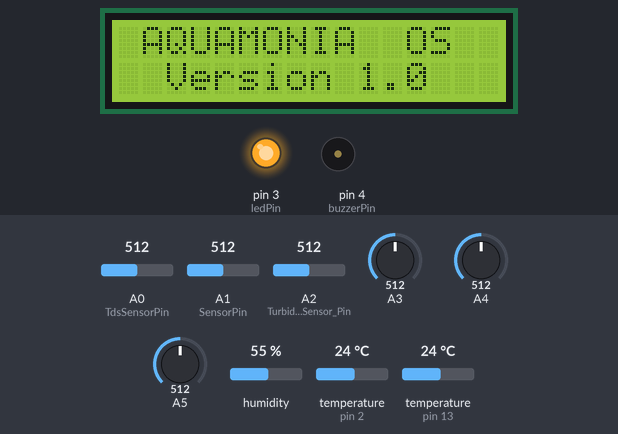
Simulated run of this sketch. Board: Arduino Uno, built with avr-gcc and run on an emulated ATmega328P. Shown: 16×2 character LCD, output pins drawn as LEDs (lit = HIGH), buzzer (waves = sounding). The test bench sets the inputs (shaded band); at power-on: temperature (sensors on pin 2, pin 13) 24 °C, A0 (TdsSensorPin) = 512, A1 (SensorPin) = 512, A2 (Turbidity_Sensor_Pin) = 512, A3 = 512, A4 = 512, A5 = 512, humidity 55 %. What the sketch prints to the serial monitor is not drawn.

Above: at 0.4 s.
At 3.4 s:
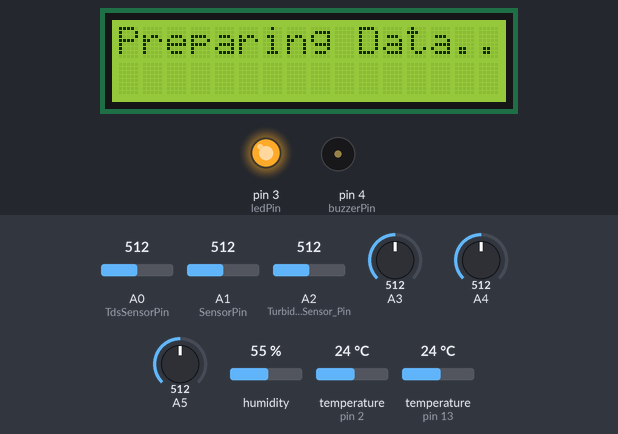
7.6 s: temperature (sensor on pin 2) set to 12 °C
At 19.1 s:
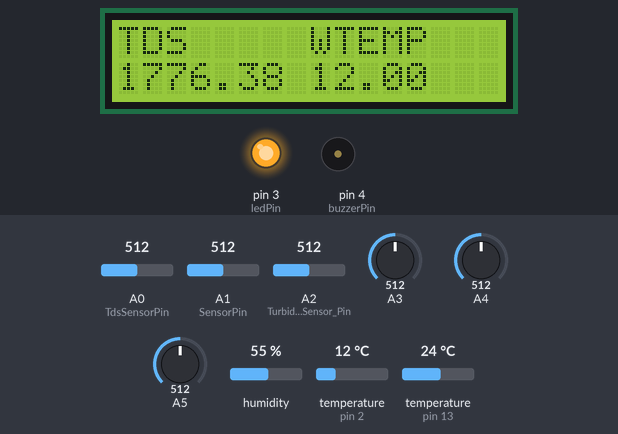
31.7 s: A0 (TdsSensorPin) set to 390
At 42.9 s:
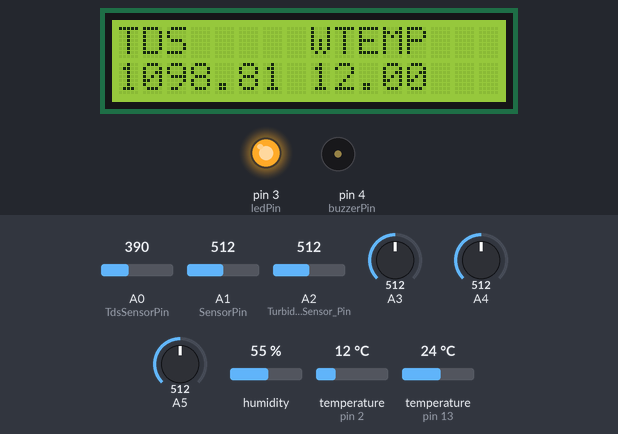
Timing chart, 0 to 44.4 s (numbered marks = the images above; inputs shaded):
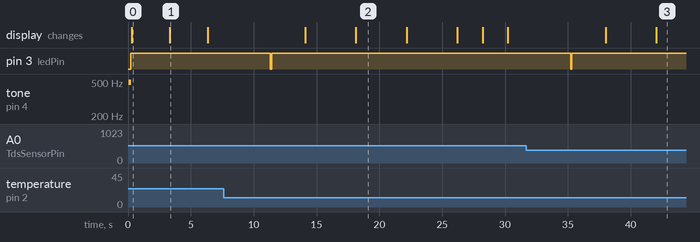

The sketch:

aquamonia_arduino.ino
```cpp
#include <Arduino.h>
#include <Wire.h>
#include <LiquidCrystal_I2C.h>
LiquidCrystal_I2C lcd(0x27, 16, 2);

#include "helper_function.h"
#include "sr01_dht11_function.h"
#include "sr02_tds_function.h"
#include "sr03_turbidity_function.h"
#include "sr04_water_temp_function.h"
#include "sr05_ph_function.h"
#include "sr06_sending_data.h"
#include "sr07_add_ultrasonic.h"


const int ledPin = 3;
const int buzzerPin = 4;
const int intervalSendEsp = 10;
unsigned long previousMillis = 0;
float temps, hums, tdss, trbds, trbdsVolt, wtemps, wlevels, phs;
float inputVoltage1, inputVoltage2, inputVoltage3, inputVoltage4, inputVoltage5, inputVoltage6;

void setup() {
  Serial.begin(9600);
  setup_sending_data();
  setupHelper(ledPin,buzzerPin);
  buzzerSingleBeep(buzzerPin, 1);
  powerOnLED(ledPin);
  lcd.init();
  lcd.backlight();
  lcd.setCursor(1, 0);
  lcd.print("AQUAMONIA  OS");
  lcd.setCursor(2, 1);
  lcd.print("Version 1.0");
  delay(3000);
  lcd.clear();
  lcd.print("Preparing Data...");
  delay(3000);
  lcd.clear();
}

void loop() {
  int analogValue1 = analogRead(A0);
  inputVoltage1 = (analogValue1 * 5.0) / 1024.0;

  int analogValue2 = analogRead(A1);
  inputVoltage2 = (analogValue2 * 5.0) / 1024.0;

  int analogValue3 = analogRead(A2);
  inputVoltage3 = (analogValue3 * 5.0) / 1024.0;

  int analogValue4 = analogRead(A3);
  inputVoltage4 = (analogValue4 * 5.0) / 1024.0;

  int analogValue5 = analogRead(A4);
  inputVoltage5 = (analogValue5 * 5.0) / 1024.0;

  int analogValue6 = analogRead(A5);
  inputVoltage6 = (analogValue6 * 5.0) / 1024.0;

  //Serial.print("Read 1 : ");
  //Serial.print(analogValue1);
  //Serial.print(" || ");
  //Serial.println(inputVoltage1);

  //Serial.print("Read 2 : ");
  //Serial.print(analogValue2);
  //Serial.print(" || ");
  //Serial.println(inputVoltage2);

  //Serial.print("Read 3 : ");
  //Serial.print(analogValue3);
  //Serial.print(" || ");
  //Serial.println(inputVoltage3);

  //Serial.print("Read  4 : ");
  //Serial.print(analogValue4);
  //Serial.print(" || ");
  //Serial.println(inputVoltage4);

  //Serial.print("Read 5 : ");
  //Serial.print(analogValue5);
  //Serial.print(" || ");
  //Serial.println(inputVoltage5);

  //Serial.print("Read 6 : ");
  //Serial.print(analogValue6);
  //Serial.print(" || ");
  //Serial.println(inputVoltage6);

  unsigned long currentMillis = millis();
  if (currentMillis - previousMillis >= intervalSendEsp) {
    loop_sending_data();
    powerOffLED(ledPin);
    delay(100);
    powerOnLED(ledPin);
  }
  printLCD();
}

void printLCD(){
  temps = readTemperature();
  hums = readHumidity();
  tdss = read_tds_value();
  trbds = read_turbidity_value(1);
  trbdsVolt = read_turbidity_value(2);
  wtemps = read_water_temp_value();
  phs = read_ph_return();
  wlevels = -1;
  String water_level = String(wlevels);
  String ipAdd = recieveIP();

  lcd.setCursor(0, 0);
  lcd.print("TEMP");
  lcd.setCursor(0, 1);
  lcd.print(temps);
  lcd.setCursor(8, 0);
  lcd.print("HUM");
  lcd.setCursor(8, 1);
  lcd.print(hums);
  delay(4000);
  lcd.clear();
  lcd.setCursor(0, 0);
  lcd.print("TDS");
  lcd.setCursor(0, 1);
  lcd.print(tdss);
  lcd.setCursor(8, 0);
  lcd.print("WTEMP");
  lcd.setCursor(8, 1);
  lcd.print(wtemps);
  delay(4000);
  lcd.clear();
  lcd.setCursor(0, 0);
  lcd.print("V TURB");
  lcd.setCursor(0, 1);
  lcd.print(trbdsVolt);
  lcd.setCursor(8, 0);
  lcd.print("TURB");
  lcd.setCursor(8, 1);
  lcd.print(trbds);
  delay(4000);
  lcd.clear();
  lcd.setCursor(0, 0);
  lcd.print("PH");
  lcd.setCursor(0, 1);
  lcd.print(phs);
  lcd.setCursor(8, 0);
  lcd.print("W LEVEL");
  lcd.setCursor(8, 1);
  lcd.print(water_level + " CM");
  delay(2000);
  lcd.clear();
  lcd.setCursor(0, 0);
  lcd.print("IP Address");
  lcd.setCursor(0, 1);
  lcd.print(ipAdd);
  delay(2000);
  lcd.clear();
}
```

helper_function.cpp
```cpp
#include "helper_function.h"
int j;

void setupHelper(byte pin, byte buzzerPin){
  pinMode(pin, OUTPUT);
  pinMode(buzzerPin, OUTPUT);
}

void powerOnLED(byte pin){
  digitalWrite(pin, HIGH);
}

void powerOffLED(byte pin){
  digitalWrite(pin, LOW);
}

void buzzerSingleBeep(byte buzzerPin, byte first){
for (j=1;j<=100;j=j+1){
  digitalWrite(buzzerPin, HIGH);
  delay(first);
  digitalWrite(buzzerPin, LOW);
  delay(first);
}
}

void buzzerDoubleBeep(byte buzzerPin, byte first, byte second){
for (j=1;j<=100;j=j+1){
  digitalWrite(buzzerPin, HIGH);
  delay(first);
  digitalWrite(buzzerPin, LOW);
  delay(first);
}
for (j=1; j<=100;j=j+1){
  digitalWrite(buzzerPin, HIGH);
  delay(second);
  digitalWrite(buzzerPin, LOW);
  delay(second);
}
}

void buzzerTones(byte buzzerPin){
  tone(buzzerPin, 262); delay(500);
  tone(buzzerPin, 294); delay(500);
  tone(buzzerPin, 330); delay(500);
  tone(buzzerPin, 349); delay(500);
  tone(buzzerPin, 395); delay(500);
  tone(buzzerPin, 440); delay(500);
  tone(buzzerPin, 494); delay(500);
  tone(buzzerPin, 523); delay(500);
}
```

helper_function.h
```cpp
#ifndef HELPER_FUNCTION_H
#define HELPER_FUNCTION_H
#include <Arduino.h>

void setupHelper(byte pin, byte buzzerPin);

void powerOnLED(byte pin);
void powerOffLED(byte pin);

void buzzerSingleBeep(byte pin, byte first);
void buzzerDoubleBeep(byte pin, byte first, byte second);
void buzzerTones();

#endif
```

sr01_dht11_function.cpp
```cpp
#include "DHT.h"
#include "sr01_dht11_function.h"

#define DHTPIN 13
#define DHTTYPE DHT11

DHT dht11(DHTPIN, DHTTYPE);

void setup_dht(){
  dht11.begin();
}

void read_dht_11(){
  float h1 = dht11.readHumidity();
  float t1 = dht11.readTemperature();

  if (isnan(h1) || isnan(t1)) {
      float h1 = 0;
      float t1 = 0;
      Serial.print(t1);
      Serial.print(" | ");
      Serial.println(h1);
  } else {
      Serial.print(t1);
      Serial.print(" | ");
      Serial.println(h1);
  }
}

float readTemperature() {
  float temperature = dht11.readTemperature(); // read temperature value
  if (isnan(temperature)){
     temperature = 0;
  }
  return temperature; // return the temperature value
}

float readHumidity() {
  float humidity = dht11.readHumidity(); // read humidity value
  if (isnan(humidity)){
     humidity = 0;
  }
  return humidity; // return the humidity value
}
```

sr01_dht11_function.h
```cpp
#ifndef SR01_DHT11_FUNCTION_H
#define SR01_DHT11_FUNCTION_H
#include <Arduino.h>

void setup_dht();
void read_dht_11();
float readTemperature();
float readHumidity();

#endif
```

sr02_tds.function.cpp
```cpp
#include <Arduino.h>
#include "GravityTDS.h"
#include "sr04_water_temp_function.h"

#define TdsSensorPin A0
GravityTDS gravityTds;


float tdsValue = 0;


void setup_tds(){
    gravityTds.setPin(TdsSensorPin);
    gravityTds.setAref(5.0);  //reference voltage on ADC, default 5.0V on Arduino UNO
    gravityTds.setAdcRange(1024);  //1024 for 10bit ADC;4096 for 12bit ADC
    gravityTds.begin();  //initialization
}

void read_tds(){
}

float read_tds_value(){
    float temperature = read_water_temp_value() > 0 ? read_water_temp_value() : 0;
    gravityTds.setTemperature(temperature);  // set the temperature and execute temperature compensation
    gravityTds.update();  //sample and calculate
    if (isnan(temperature) || temperature == -1 || temperature == 0)  {
      tdsValue=-1;
    }
    else {
      tdsValue = gravityTds.getTdsValue();
    }
    return tdsValue; // return the humidity value
}
```

sr02_tds_function.h
```cpp
#ifndef SR02_TDS_FUNCTION_H
#define SR02_TDS_FUNCTION_H
#include <Arduino.h>

void setup_tds();
void read_tds();
float read_tds_value();

#endif
```

sr03_turbidity_function.cpp
```cpp
#include <Arduino.h>
int Turbidity_Sensor_Pin = A2;
float Turbidity_Sensor_Voltage;
int samples = 800;
float ntu; // Nephelometric Turbidity Units
float ntuValue;

void setup_turbidity(){
  pinMode(Turbidity_Sensor_Pin, INPUT);
}

float round_to_dp( float in_value, int decimal_place )
{
  float multiplier = powf( 10.0f, decimal_place );
  in_value = roundf( in_value * multiplier ) / multiplier;
  return in_value;
}

float read_turbidity_value(byte type)
{
  Turbidity_Sensor_Voltage = 0;
  for(int i=0; i<samples; i++)
    {
        Turbidity_Sensor_Voltage += ((float)analogRead(Turbidity_Sensor_Pin)/1023)*5;
    }
  Turbidity_Sensor_Voltage = Turbidity_Sensor_Voltage/samples;
  Turbidity_Sensor_Voltage = round_to_dp(Turbidity_Sensor_Voltage,2);
  if(Turbidity_Sensor_Voltage < 2.5){
      ntu = -1;
    }else{
      ntu = -1120.4*square(Turbidity_Sensor_Voltage)+ 5742.3*Turbidity_Sensor_Voltage - 4353.8;
  }

  if (type == 1){
    ntuValue = ntu;
  } else {
    ntuValue = Turbidity_Sensor_Voltage;
  }

  return ntuValue;
}
```

sr03_turbidity_function.h
```cpp
#ifndef SR03_TURBIDITY_FUNCTION_H
#define SR03_TURBIDITY_FUNCTION_H
#include <Arduino.h>

void setup_turbidity();
void round_to_dp();
void read_turbidity();
float read_turbidity_value(byte type);

#endif
```

sr04_water_temp_function.cpp
```cpp
#include <Arduino.h>
#include <OneWire.h>
#include <DallasTemperature.h>

#define ONE_WIRE_BUS 2
OneWire oneWire(ONE_WIRE_BUS);
DallasTemperature sensors(&oneWire);
float Celcius=0;


void setup_water_temp(){
  sensors.begin();
}

float read_water_temp_value() {
  sensors.requestTemperatures();
  Celcius=sensors.getTempCByIndex(0);
  if (isnan(Celcius) || Celcius == -127 || Celcius == 0.07)  {
    Celcius=-1;
  }
  return (Celcius);
}
```

sr04_water_temp_function.h
```cpp
#ifndef SR04_WATER_TEMP_FUNCTION_H
#define SR04_WATER_TEMP_FUNCTION_H
#include <Arduino.h>

void setup_water_temp();
float read_water_temp_value();

#endif
```

sr05_ph_function.cpp
```cpp
#include <Arduino.h>
#define SensorPin A1     // the pH meter Analog output is connected with the Arduino’s Analog
unsigned long int avgValue;  //Store the average value of the sensor feedback
float b;
int buf[10],temp;

void setup_ph(){
  pinMode(SensorPin, INPUT);
}

void read_ph()
{
  for(int i=0;i<10;i++)       //Get 10 sample value from the sensor for smooth the value
  {
    buf[i]=analogRead(SensorPin);
    delay(10);
  }
  for(int i=0;i<9;i++)        //sort the analog from small to large
  {
    for(int j=i+1;j<10;j++)
    {
      if(buf[i]>buf[j])
      {
        temp=buf[i];
        buf[i]=buf[j];
        buf[j]=temp;
      }
    }
  }
  avgValue=0;
  for(int i=2;i<8;i++)                      //take the average value of 6 center sample
    avgValue+=buf[i];
  float phValue=(float)avgValue*5.0/1024/6; //convert the analog into millivolt
  phValue=3.5*phValue;
  Serial.print(phValue,2);
}
float read_ph_return()
{
  for(int i=0;i<10;i++)       //Get 10 sample value from the sensor for smooth the value
  {
    buf[i]=analogRead(SensorPin);
    delay(10);
  }
  for(int i=0;i<9;i++)        //sort the analog from small to large
  {
    for(int j=i+1;j<10;j++)
    {
      if(buf[i]>buf[j])
      {
        temp=buf[i];
        buf[i]=buf[j];
        buf[j]=temp;
      }
    }
  }
  avgValue=0;
  for(int i=2;i<8;i++)                      //take the average value of 6 center sample
    avgValue+=buf[i];
  float phValue=(float)avgValue*5.0/1024/6; //convert the analog into millivolt
  phValue=3.5*phValue;
  return(phValue);
}
```

sr05_ph_function.h
```cpp
#ifndef SR05_PH_FUNCTIONS_H
#define SR05_PH_FUNCTIONS_H
#include <Arduino.h>

void setup_ph();
void read_ph();
float read_ph_return();
double avergearray(int* arr, int number);

#endif
```

sr06_sending_data.cpp
```cpp
#include <Arduino.h>
#include <SoftwareSerial.h>
#include <ArduinoJson.h>

#include "sr01_dht11_function.h"
#include "sr02_tds_function.h"
#include "sr03_turbidity_function.h"
#include "sr04_water_temp_function.h"
#include "sr05_ph_function.h"
#include "sr07_add_ultrasonic.h"

//Initialise Arduino to NodeMCU (5=Rx & 6=Tx)
SoftwareSerial SerialMega(0, 1);

void setup_sending_data(){
  SerialMega.begin(9600);
  setup_dht();
  setup_tds();
  setup_turbidity();
  setup_water_temp();
  setup_ph();
}

String recieveIP() {
  String ipaddress = "0.0.0.0";
  if (SerialMega.available() > 0) {
    String jsonString = "";
    while (SerialMega.available()) {
      jsonString += (char)SerialMega.read();
    }
    StaticJsonDocument<300> doc;
    DeserializationError err = deserializeJson(doc, jsonString);
    int ip1 = doc["ip1"].as<int>();
    int ip2 = doc["ip2"].as<int>();
    int ip3 = doc["ip3"].as<int>();
    int ip4 = doc["ip4"].as<int>();
    String ipaddress = String(ip1)+"."+String(ip2)+"."+String(ip3)+"."+String(ip4);
    return (ipaddress);
  }
  return (ipaddress);
  delay(100);
}

void loop_sending_data(){
  float temperature_sensor = readTemperature() > 0 ? readTemperature() : -1;
  float humidity_sensor = readHumidity() > 0 ? readHumidity() : -1;
  float tds_sensor = read_tds_value() > 0 ? read_tds_value() : -1;
  float turbidity_sensor = read_turbidity_value(1) > 0 ? read_turbidity_value(1) : -1;
  float water_temp_sensor = read_water_temp_value() > 0 ? read_water_temp_value() : -1;
  float ph_sensor = read_ph_return() > 0 ? read_ph_return() : -1;
  float waterlevels = -1;
  float blank = -1;

  SerialMega.print(temperature_sensor);
  SerialMega.print(",");
  SerialMega.print(humidity_sensor);
  SerialMega.print(",");
  SerialMega.print(tds_sensor);
  SerialMega.print(",");
  SerialMega.print(turbidity_sensor);
  SerialMega.print(",");
  SerialMega.print(water_temp_sensor);
  SerialMega.print(",");
  SerialMega.print(ph_sensor);
  SerialMega.print(",");
  SerialMega.print(waterlevels);
  SerialMega.print(",");
  SerialMega.print(blank);
  SerialMega.print("#");
  SerialMega.println();

  Serial.print(temperature_sensor);
  Serial.print(",");
  Serial.print(humidity_sensor);
  Serial.print(",");
  Serial.print(tds_sensor);
  Serial.print(",");
  Serial.print(turbidity_sensor);
  Serial.print(",");
  Serial.print(water_temp_sensor);
  Serial.print(",");
  Serial.print(ph_sensor);
  Serial.print(",");
  Serial.print(waterlevels);
  Serial.println();
}
```

sr06_sending_data.h
```cpp
#ifndef SR06_SENDING_DATA_H
#define SR06_SENDING_DATA_H
#include <Arduino.h>

void setup_sending_data();
void loop_sending_data();
void readIpAddress();
void printToLCD();
String recieveIP();


#endif
```

sr07_add_ultrasonic.cpp
```cpp
#include <Arduino.h>
#include <NewPing.h>

#define TRIGGER_PIN  8
#define ECHO_PIN     9
#define MAX_DISTANCE 400 // Maximum distance we want to measure (in centimeters).
float max_level = 60.00;

NewPing sonar(TRIGGER_PIN, ECHO_PIN, MAX_DISTANCE); // NewPing setup of pins and maximum distance.

void setup_w_level(){

}
void loop_w_level(){
  delay(50);
  int distance = sonar.ping_cm();
  Serial.print("Distance: ");
  Serial.print(distance);
  Serial.println("cm");
}
float read_w_level(){
  delay(50);
  float distance = sonar.ping_cm();
  float distance_total = max_level - distance;
  return (distance_total);
}
```

sr07_add_ultrasonic.h
```cpp
#ifndef SR07_ADD_ULTRASONIC_H
#define SR07_ADD_ULTRASONIC_H
#include <Arduino.h>

void setup_w_level();
void loop_w_level();
float read_w_level();


#endif
```

Measured:
- what the display in image 0 shows lasts 3.0 s, from 0.3 s to 3.3 s
- what the display in image 2 shows lasts 4.1 s, from 18.1 s to 22.2 s
